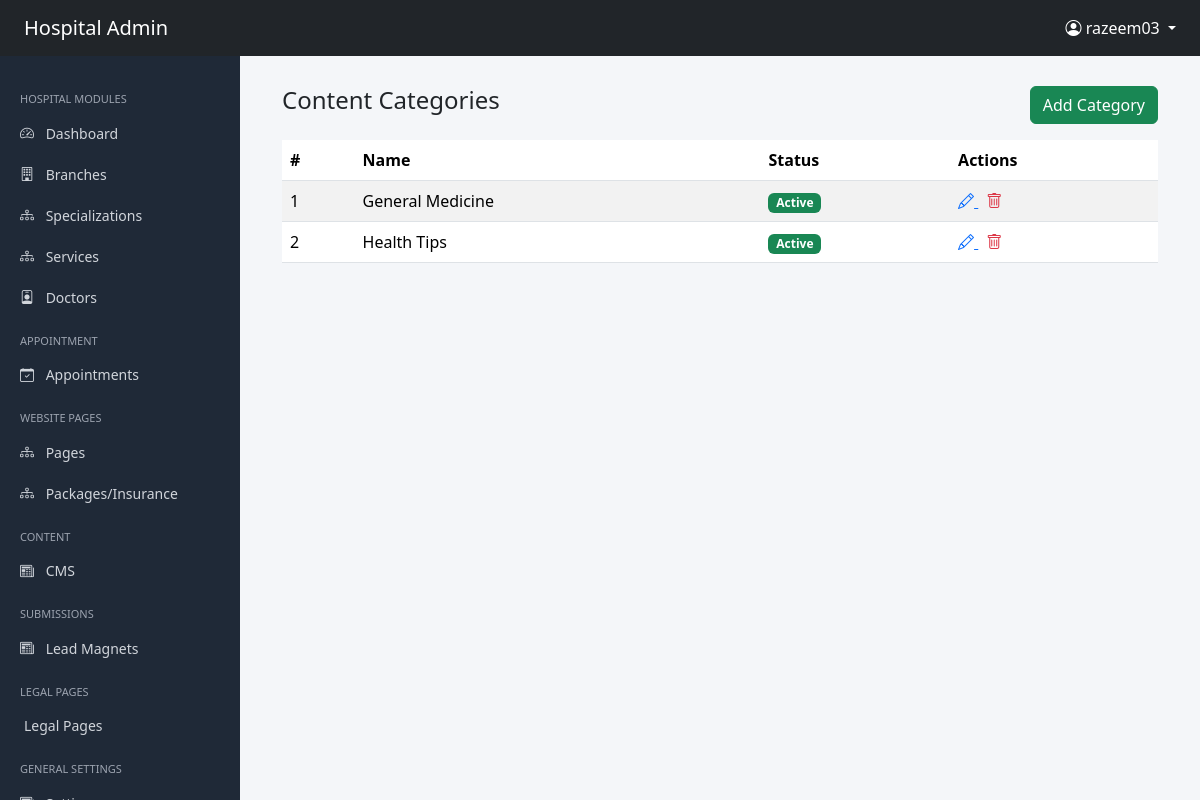
Before: /administrator/content-categories/ (signed in) with the older database file.
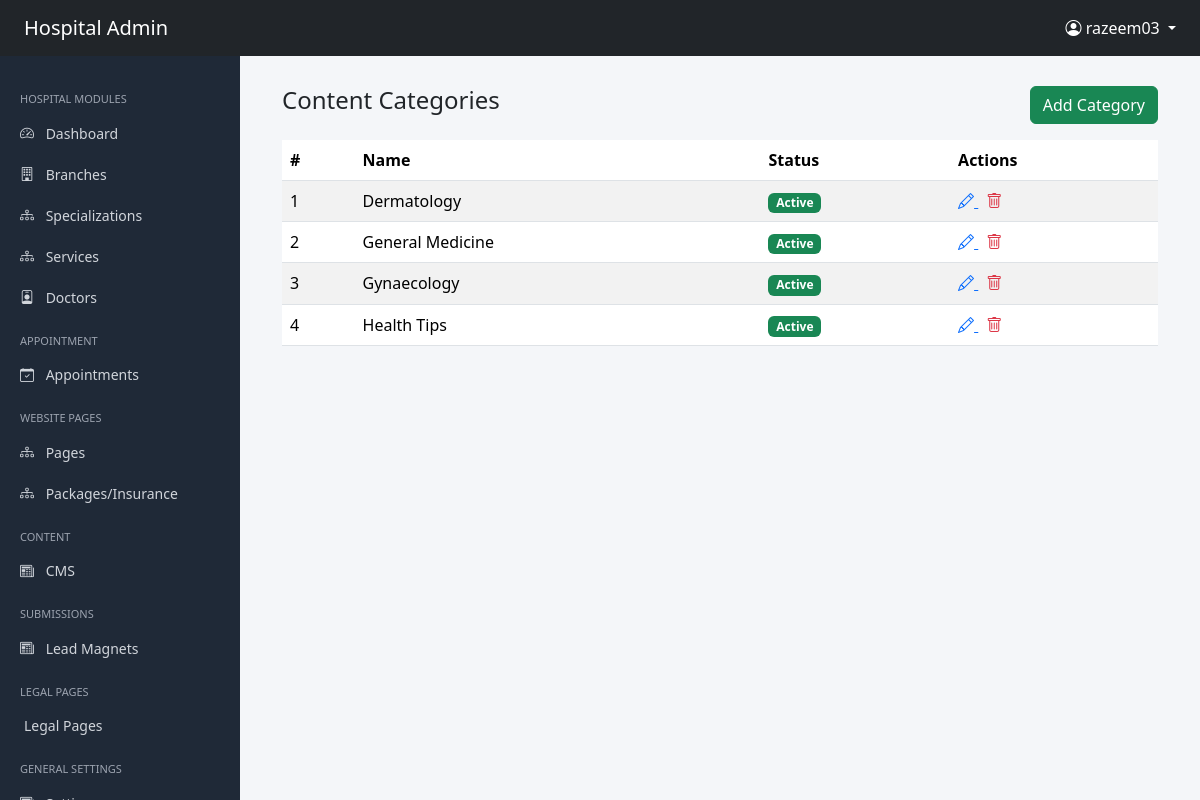
After: the same page with the newer database file.
### administrator/models.py (models this page shows, shortened)
class ContentCategory(models.Model):
    name = models.CharField(max_length=150, unique=True)
    description = models.TextField(blank=True)
    is_active = models.BooleanField(default=True)
    created_at = models.DateTimeField(auto_now_add=True)

### administrator/views.py (the view)
# urls.py: path("content-categories/",ContentCategoryListView.as_view(),name="content-category-list"),
@method_decorator(admin_required, name='dispatch')
class ContentCategoryListView(ListView):
    model = ContentCategory
    template_name = "administrator/content/category_list.html"
    ordering = ["name"]

### userapp/context_processors.py (called while the page is built)
def global_data(request):
    def get_menu(slug):
        return MenuGroup.objects.prefetch_related('items').filter(
            slug=slug,
            is_active=True
        ).first()
    settings = GlobalSettings.objects.first()
    social_links = SocialLink.objects.filter(is_active=True).order_by('order')
    legal_pages = LegalPage.objects.filter(is_active=True)
    return {
        'global_settings': settings,
         'social_links': social_links,
         'legal_pages':legal_pages,
        'main_menu': get_menu('main-menu'),
        'specialization_menu': get_menu('specialization-menu'),
        'quick_links_menu': get_menu('quick-links-menu'),
    }

### administrator/templates/administrator/content/category_list.html
{% extends "administrator/shared/base.html" %}
{% block content %}
<div class="container-fluid">
<div class="d-flex justify-content-between mb-3">
<h4>Content Categories</h4>
<a href="{% url 'administrator:content-category-create' %}" class="btn btn-success">
Add Category
</a>
</div>
<table class="table table-striped">
<thead>
<tr>
<th>#</th>
<th>Name</th>
<th>Status</th>
<th>Actions</th>
</tr>
</thead>
<tbody>
{% for object in object_list %}
<tr>
<td>{{ forloop.counter }}</td>
<td>{{ object.name }}</td>
<td>
{% if object.is_active %}
<span class="badge bg-success">Active</span>
{% else %}
<span class="badge bg-secondary">Inactive</span>
{% endif %}
</td>
<td>
<a href="{% url 'administrator:content-category-update' object.id %}"
class="text-primary me-2">
<i class="bi bi-pencil"></i>
</a>
<a href="{% url 'administrator:content-category-delete' object.id %}"
class="text-danger">
<i class="bi bi-trash"></i>
</a>
</td>
</tr>
{% endfor %}
</tbody>
</table>
</div>
{% endblock %}

Changed rows visible on the page:
added ContentCategory: name "Dermatology", is_active "Active"
added ContentCategory: name "Gynaecology", is_active "Active"
